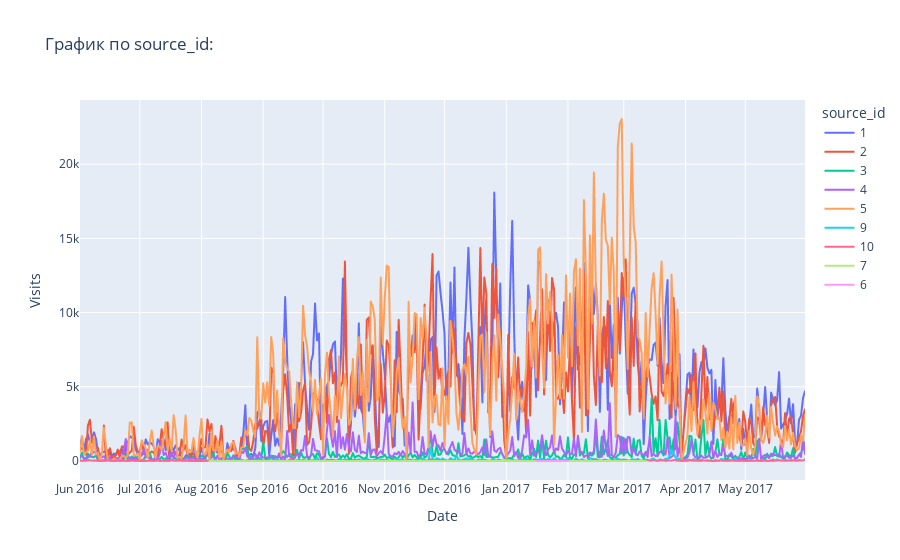

The notebook cell this image was saved under:
### Code cell
#Выведем график для наглядности по источникам:

visitsS = table1_cohort.groupby(['start_dt', 'source_id']).size().reset_index()
visitsS.columns = ['Date', 'source_id', 'Visits']  # Исправлено: 3 имени для 3 столбцов
fig = px.line(visitsS, x='Date', y='Visits', color='source_id', title='График по source_id:')  # Добавлен color='source_id'
fig.update_xaxes(dtick="M1")
fig.show()
fig.write_image("my_plot4.png")

### Figure 1 — Plotly figure (JSON) as saved in the notebook; plotly's stock layout.template omitted (floating-point values rounded to 4 significant figures; data arrays with more than 128 entries replaced by an {"elided": "..."} marker saying what was removed)
{"data": [{"hovertemplate": "source_id=1<br>Date=%{x}<br>Visits=%{y}<extra></extra>", "legendgroup": "1", "line": {"color": "#636efa", "dash": "solid"}, "marker": {"symbol": "circle"}, "mode": "lines", "name": "1", "showlegend": true, "type": "scattergl", "x": {"elided": "363 str values"}, "xaxis": "x", "y": {"elided": "363 int values"}, "yaxis": "y"}, {"hovertemplate": "source_id=2<br>Date=%{x}<br>Visits=%{y}<extra></extra>", "legendgroup": "2", "line": {"color": "#EF553B", "dash": "solid"}, "marker": {"symbol": "circle"}, "mode": "lines", "name": "2", "showlegend": true, "type": "scattergl", "x": {"elided": "363 str values"}, "xaxis": "x", "y": {"elided": "363 int values"}, "yaxis": "y"}, {"hovertemplate": "source_id=3<br>Date=%{x}<br>Visits=%{y}<extra></extra>", "legendgroup": "3", "line": {"color": "#00cc96", "dash": "solid"}, "marker": {"symbol": "circle"}, "mode": "lines", "name": "3", "showlegend": true, "type": "scattergl", "x": {"elided": "363 str values"}, "xaxis": "x", "y": {"elided": "363 int values"}, "yaxis": "y"}, {"hovertemplate": "source_id=4<br>Date=%{x}<br>Visits=%{y}<extra></extra>", "legendgroup": "4", "line": {"color": "#ab63fa", "dash": "solid"}, "marker": {"symbol": "circle"}, "mode": "lines", "name": "4", "showlegend": true, "type": "scattergl", "x": {"elided": "363 str values"}, "xaxis": "x", "y": {"elided": "363 int values"}, "yaxis": "y"}, {"hovertemplate": "source_id=5<br>Date=%{x}<br>Visits=%{y}<extra></extra>", "legendgroup": "5", "line": {"color": "#FFA15A", "dash": "solid"}, "marker": {"symbol": "circle"}, "mode": "lines", "name": "5", "showlegend": true, "type": "scattergl", "x": {"elided": "363 str values"}, "xaxis": "x", "y": {"elided": "363 int values"}, "yaxis": "y"}, {"hovertemplate": "source_id=9<br>Date=%{x}<br>Visits=%{y}<extra></extra>", "legendgroup": "9", "line": {"color": "#19d3f3", "dash": "solid"}, "marker": {"symbol": "circle"}, "mode": "lines", "name": "9", "showlegend": true, "type": "scattergl", "x": {"elided": "362 str values"}, "xaxis": "x", "y": {"elided": "362 int values"}, "yaxis": "y"}, {"hovertemplate": "source_id=10<br>Date=%{x}<br>Visits=%{y}<extra></extra>", "legendgroup": "10", "line": {"color": "#FF6692", "dash": "solid"}, "marker": {"symbol": "circle"}, "mode": "lines", "name": "10", "showlegend": true, "type": "scattergl", "x": {"elided": "362 str values"}, "xaxis": "x", "y": {"elided": "362 int values"}, "yaxis": "y"}, {"hovertemplate": "source_id=7<br>Date=%{x}<br>Visits=%{y}<extra></extra>", "legendgroup": "7", "line": {"color": "#B6E880", "dash": "solid"}, "marker": {"symbol": "circle"}, "mode": "lines", "name": "7", "showlegend": true, "type": "scattergl", "x": ["2016-08-05T00:00:00", "2016-08-17T00:00:00", "2016-10-03T00:00:00", "2017-02-02T00:00:00", "2017-02-09T00:00:00", "2017-02-13T00:00:00", "2017-02-21T00:00:00", "2017-03-12T00:00:00"], "xaxis": "x", "y": [1, 1, 1, 3, 3, 3, 3, 3], "yaxis": "y"}, {"hovertemplate": "source_id=6<br>Date=%{x}<br>Visits=%{y}<extra></extra>", "legendgroup": "6", "line": {"color": "#FF97FF", "dash": "solid"}, "marker": {"symbol": "circle"}, "mode": "lines", "name": "6", "showlegend": true, "type": "scattergl", "x": ["2017-01-16T00:00:00", "2017-02-01T00:00:00"], "xaxis": "x", "y": [1, 11], "yaxis": "y"}], "layout": {"legend": {"title": {"text": "source_id"}, "tracegroupgap": 0}, "title": {"text": "График по source_id:"}, "xaxis": {"anchor": "y", "domain": [0, 1], "dtick": "M1", "title": {"text": "Date"}}, "yaxis": {"anchor": "x", "domain": [0, 1], "title": {"text": "Visits"}}}}
